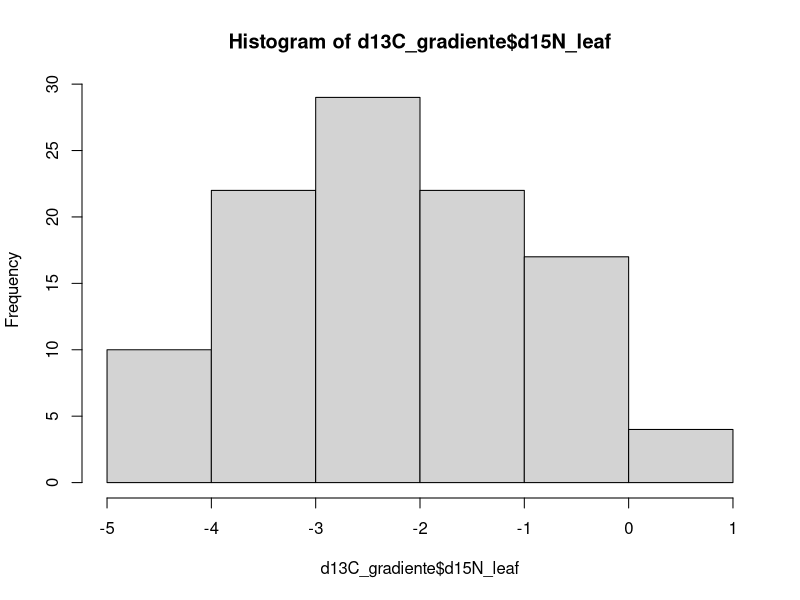
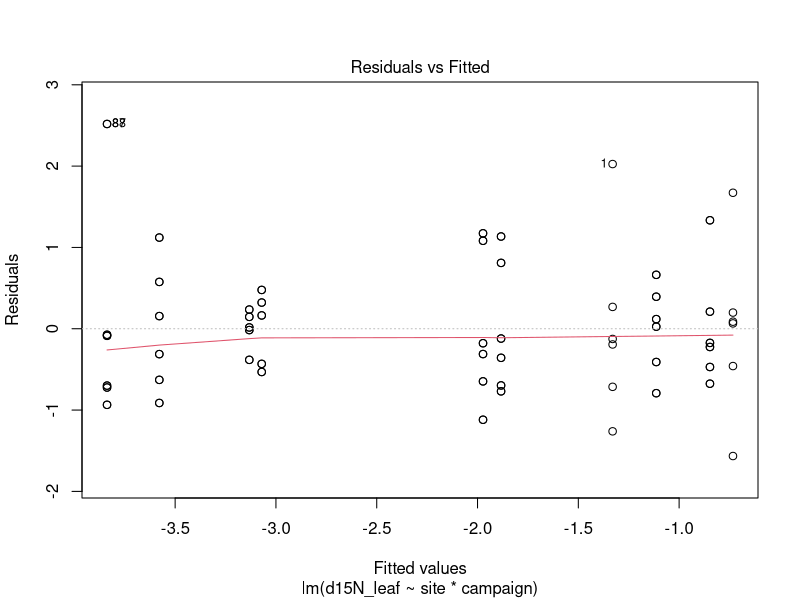
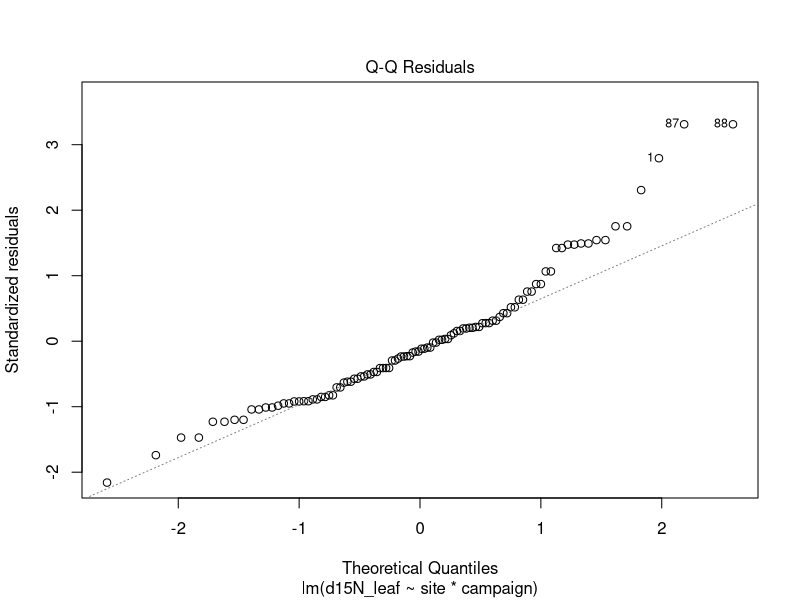
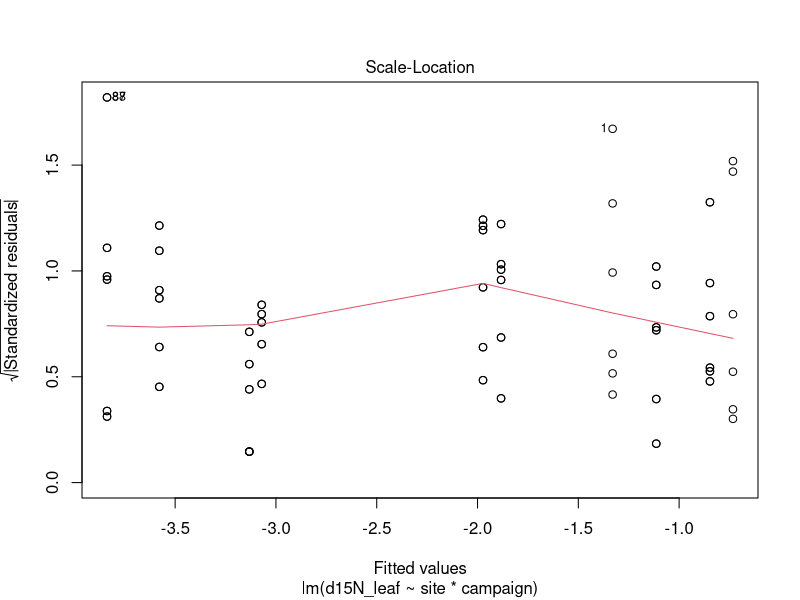
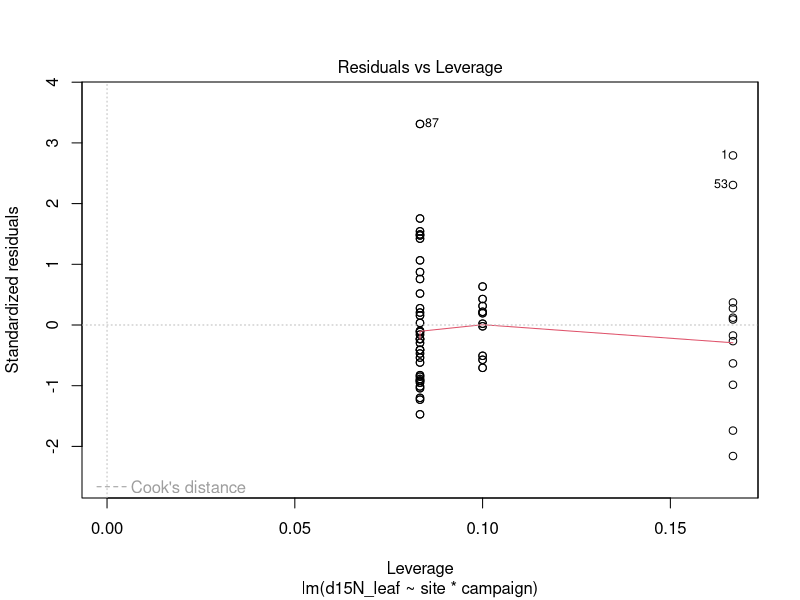
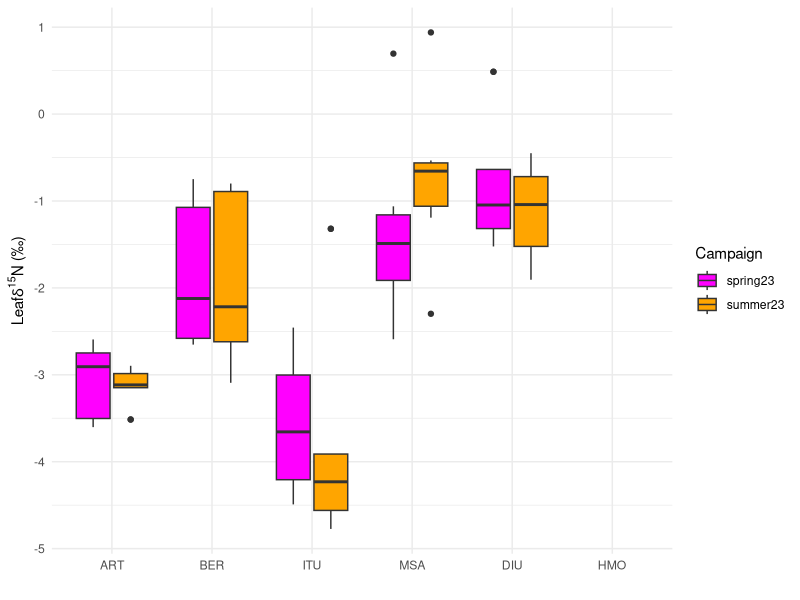
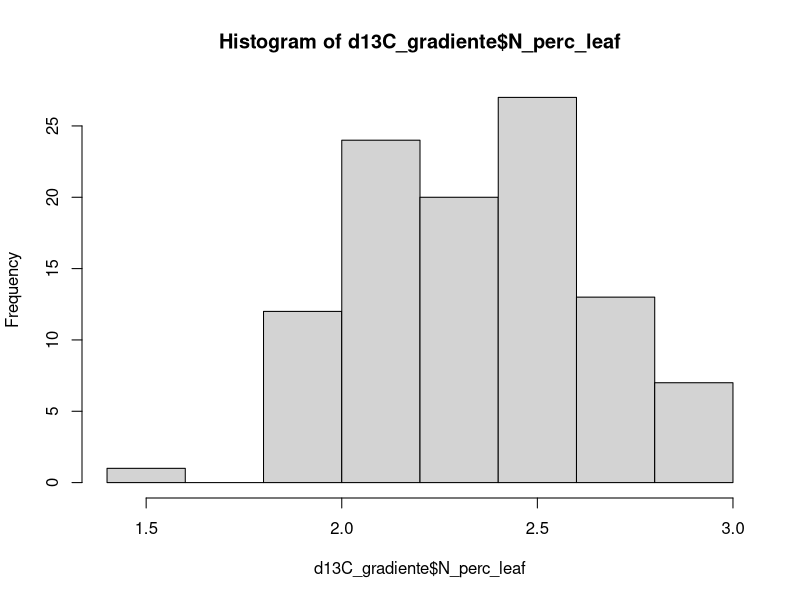
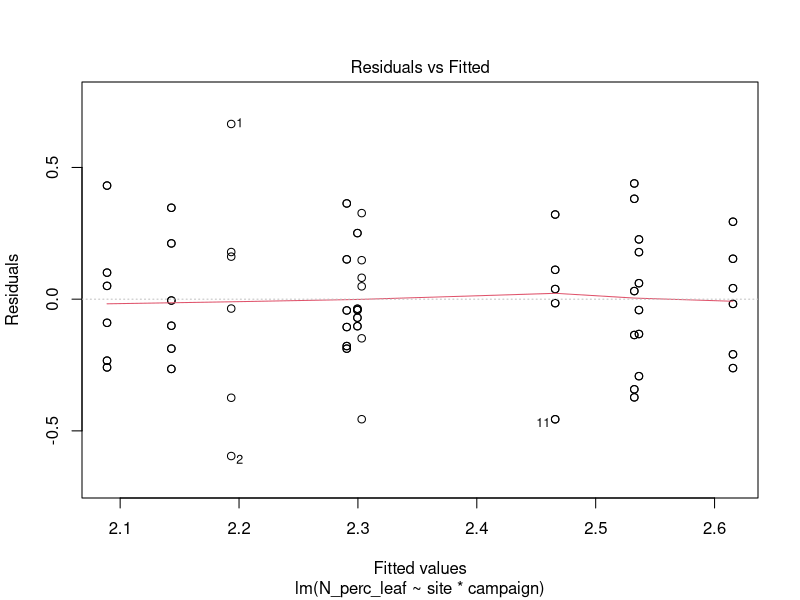

Recreate these plots in R, in order. (Note: this script raises an error after producing the figures.)
library(emmeans)
library(multcomp)
library(multcompView)
library(tidyverse)
library(ggsignif)

####1. Prepare the data####

# selection of data from the various campaigns and canopy positions is based on
# the results of the statistical analyses detailed in "quick_stats_plots"

d13CtreeRing <- read.csv("gradienteData/isotopes_gradiente_2023/Tabla_S2025-3401_mod.csv") %>% 
  full_join(read.csv("gradienteData/alturas_individuos/dbh_height.csv"),
             by = c("site", "tree")) %>% 
  filter(year == 2023) %>% 
  select(-c(year, perc_C)) %>%
  rename(d13C_ring23 = d13C_permil) %>% 
  relocate(d13C_ring23, .after = h_m)

d13CtrunkPh <- read.csv("gradienteData/isotopes_gradiente_2023/isotopes_base_phloem.csv") %>% 
  filter(sampling_date <= 20230701 | sampling_date >= 20230827) %>%
  mutate(campaign = ifelse(sampling_date <= 20230701, "spring23", "summer23")) %>% 
  select(-c(d15N_base_phloem)) |> 
  rename(d13C_trunk_ph = d13C_base_phloem)

d13Cleaf <- read.csv("gradienteData/isotopes_gradiente_2023/isotopes_leaf.csv") %>% 
  mutate(ratio_CN_leaf = C_perc_leaf/N_perc_leaf) %>% 
  filter(canopy_position == "shade_low") %>% 
  filter(sampling_date <= 20230731 | sampling_date >= 20230827) %>% 
  select(-c(weight_mg, canopy_position, canopy_position2, sampling_date))

d13CbranchPh <- read.csv("gradienteData/isotopes_gradiente_2023/isotopes_stem_phloem.csv") %>%
  filter(sampling_date <= 20230701 | sampling_date >= 20230827) %>%
  filter(canopy_position == "shade_low") %>%
  mutate(campaign = ifelse(sampling_date <= 20230701, "spring23", "summer23")) %>% 
  select(-c(d15N_stem_phloem, canopy_position, canopy_position2, sampling_date)) |> 
  rename(d13C_branch_ph = d13C_stem_phloem)

d13CleafPh <- read.csv("gradienteData/isotopes_gradiente_2023/isotopes_leaf_phloem.csv") |> 
  filter(sampling_date <= 20230701 | sampling_date >= 20230827) %>%
  mutate(campaign = ifelse(sampling_date <= 20230701, "spring23", "summer23")) %>% 
  select(-c(sampling_date))

d13C_gradiente <- full_join(d13CbranchPh, d13CtrunkPh, by = c("site", "tree", "campaign")) |> 
  full_join(d13Cleaf, by = c("site", "tree", "campaign")) |>
  full_join(d13CleafPh, by = c("site", "tree", "campaign")) |> 
  full_join(d13CtreeRing, by = c("site", "tree")) |> 
  relocate(c(dbh_cm, h_m, d13C_ring23), .after = campaign) |> 
  relocate(sampling_date, .after = campaign) |> 
  mutate(site = factor(site, levels = c("ART", "BER", "ITU", "MSA", "DIU", "HMO"))) |> 
  # remove a value of tree ring d13C where we have no other records
  filter(tree != "MSA7")

####2. Analyses####
#####2.1. Leaf stoichiometry#####
######2.1.1. d15N######
hist(d13C_gradiente$d15N_leaf)
modeld15N <- lm(d15N_leaf ~ site * campaign, data = d13C_gradiente)
plot(modeld15N)
summary(modeld15N)
anova(modeld15N)
modeld15N_means <- emmeans(modeld15N, ~ site)
model_means_cld <- cld(modeld15N_means, adjust = "sidak",
                       Letters = c("a", "b", "c", "d", "e", "f", "g"),
                       alpha = 0.05, sort = FALSE)
ggplot(d13C_gradiente, aes(x = site, y = d15N_leaf, fill = campaign)) +
  geom_boxplot(
    position = position_dodge2(width = 0.8, preserve = "single")) +
  scale_fill_manual(values=c("magenta1", "orange")) +
  labs(
    x = "",
    y = expression("Leaf" * delta^15 * "N (\u2030)"),
    fill = "Campaign"
  ) +
  theme_minimal()
######2.1.2. Nitrogen######
hist(d13C_gradiente$N_perc_leaf)
modelN <- lm(N_perc_leaf ~ site * campaign, data = d13C_gradiente)
plot(modelN)
summary(modelN)
anova(modelN)
modelN_means <- emmeans(modelN, ~ site)
model_means_cld <- cld(modelN_means, adjust = "sidak",
                       Letters = c("a", "b", "c", "d", "e", "f", "g"),
                       alpha = 0.05, sort = FALSE)
ggplot(d13C_gradiente, aes(x = site, y = N_perc_leaf, fill = campaign)) +
  geom_boxplot(
    position = position_dodge2(width = 0.8, preserve = "single")) +
  scale_fill_manual(values=c("magenta1", "orange")) +
  labs(
    x = "",
    y = expression("["*N[leaf]*"]"~("%")),
    fill = "Campaign"
  ) +
  theme_minimal()

######2.1.3. C:N######
hist(d13C_gradiente$ratio_CN_leaf)
modelratio <- lm(ratio_CN_leaf ~ site * campaign, data = d13C_gradiente)
plot(modelratio)
summary(modelratio)
anova(modelratio)
modelratio_means <- emmeans(modelratio, ~ site)
model_means_cld <- cld(modelratio_means, adjust = "sidak",
                       Letters = c("a", "b", "c", "d", "e", "f", "g"),
                       alpha = 0.05, sort = FALSE)
ggplot(d13C_gradiente, aes(x = site, y = ratio_CN_leaf, fill = campaign)) +
  geom_boxplot(
    position = position_dodge2(width = 0.8, preserve = "single")) +
  scale_fill_manual(values=c("magenta1", "orange")) +
  labs(
    x = "",
    y = expression("["*C[leaf]*"]/["*N[leaf]*"]"),
    fill = "Campaign"
  ) +
  theme_minimal()

#####2.2. d13C#####
######2.2.1 Leaf d13C######
hist(d13C_gradiente$d13C_leaf)
modeld13C_leaf <- lm(d13C_leaf ~ site * campaign, data = d13C_gradiente)
plot(modeld13C_leaf)
summary(modeld13C_leaf)
anova(modeld13C_leaf)
modeld13Cleaf_means <- emmeans(modeld13C_leaf, ~ site)
model_means_cld <- cld(modeld13Cleaf_means, adjust = "sidak",
                       Letters = c("a", "b", "c", "d", "e", "f", "g"),
                       alpha = 0.05, sort = FALSE)
ggplot(d13C_gradiente, aes(x = site, y = d13C_leaf, fill = campaign)) +
  geom_boxplot(
    position = position_dodge2(width = 0.8, preserve = "single")) +
  geom_signif(y_position=c(-27.1, -27.1, -26.5), xmin=c(0.65, 3.5, 0.65), 
              xmax=c(3.45, 5.5, 5.5), annotation=c("ns", "ns", "*"),
              tip_length=0.06, vjust = -0.2, textsize = 6, color="grey40") +
  scale_fill_manual(values=c("#EF476F", "#FFD166")) +
  ylim(-35, -26)+
  labs(
    x = "",
    y = expression("Bulk " * delta^13*C[leaf]~"(\u2030)"),
    fill = "Campaign"
  ) +
  theme(
    panel.background = element_blank(),
    plot.background  = element_blank(),
    panel.border = element_rect(color = "black",
                                fill = NA,
                                linewidth = .5),
    axis.line = element_blank(),
    axis.title.y = element_text(size = 15),
    axis.text.x  = element_text(size = 13),
    axis.text.y  = element_text(size = 12),
    legend.title = element_blank(),
    legend.text = element_text(size = 11),
    legend.position = c(0.98, 0.05),
    legend.justification = c("right", "bottom"),
    legend.background = element_blank(),
    legend.key = element_blank(),
    panel.grid = element_blank()
  )

######2.2.2 Branch phloem d13C######
hist(d13C_gradiente$d13C_branch_ph)
modeld13C_branch_ph <- lm(d13C_branch_ph ~ site * campaign, data = d13C_gradiente)
plot(modeld13C_branch_ph)
summary(modeld13C_branch_ph)
anova(modeld13C_branch_ph)
modeld13C_branch_ph_means <- emmeans(modeld13C_branch_ph, ~ site * campaign)
model_means_cld <- cld(modeld13C_branch_ph_means, adjust = "sidak",
                       Letters = c("a", "b", "c", "d", "e", "f", "g"),
                       alpha = 0.05, sort = FALSE)
ggplot(d13C_gradiente, aes(x = site, y = d13C_branch_ph, fill = campaign)) +
  geom_boxplot(
    position = position_dodge2(width = 0.8, preserve = "single")) +
  scale_fill_manual(values=c("#EF476F", "#FFD166")) +
  ylim(-35, -26)+
  labs(
    x = "",
    y = expression("Phloem " * delta^13*C[branch]~"(\u2030)"),
    fill = "Campaign"
  ) +
  theme(
    panel.background = element_blank(),
    plot.background  = element_blank(),
    panel.border = element_rect(color = "black",
                                fill = NA,
                                linewidth = .5),
    axis.line = element_blank(),
    axis.title.y = element_text(size = 15),
    axis.text.x  = element_text(size = 13),
    axis.text.y  = element_text(size = 12),
    legend.title = element_blank(),
    legend.text = element_text(size = 11),
    legend.position = c(0.98, 0.05),
    legend.justification = c("right", "bottom"),
    legend.background = element_blank(),
    legend.key = element_blank(),
    panel.grid = element_blank()
  )

######2.2.3 Stem phloem d13C######
hist(d13C_gradiente$d13C_stem_ph)
modeld13C_stem_ph <- lm(d13C_stem_ph ~ site * campaign, data = d13C_gradiente)
plot(modeld13C_stem_ph)
summary(modeld13C_stem_ph)
anova(modeld13C_stem_ph)
modeld13C_stem_ph_means <- emmeans(modeld13C_stem_ph, ~ site * campaign)
model_means_cld <- cld(modeld13C_stem_ph_means, adjust = "sidak",
                       Letters = c("a", "b", "c", "d", "e", "f", "g"),
                       alpha = 0.05, sort = FALSE)
ggplot(d13C_gradiente, aes(x = site, y = d13C_stem_ph, fill = campaign)) +
  geom_boxplot(
    position = position_dodge2(width = 0.8, preserve = "single")) +
  scale_fill_manual(values=c("#EF476F", "#FFD166")) +
  ylim(-35, -24)+
  labs(
    x = "",
    y = expression("Phloem " * delta^13*C[stem]~"(\u2030)"),
    fill = "Campaign"
  ) +
  theme(
    panel.background = element_blank(),
    plot.background  = element_blank(),
    panel.border = element_rect(color = "black",
                                fill = NA,
                                linewidth = .5),
    axis.line = element_blank(),
    axis.title.y = element_text(size = 15),
    axis.text.x  = element_text(size = 13),
    axis.text.y  = element_text(size = 12),
    legend.title = element_blank(),
    legend.text = element_text(size = 11),
    legend.position = c(0.98, 0.05),
    legend.justification = c("right", "bottom"),
    legend.background = element_blank(),
    legend.key = element_blank(),
    panel.grid = element_blank()
  )

######2.2.4 Ring cellulose d13C######
hist(d13C_gradiente$d13C_ring23)
modeld13C_ring <- lm(d13C_ring23 ~ site, data = d13C_gradiente)
plot(modeld13C_ring)
summary(modeld13C_ring)
anova(modeld13C_ring)
modeld13C_ring_means <- emmeans(modeld13C_ring, ~ site)
model_means_cld <- cld(modeld13C_ring_means, adjust = "sidak",
                       Letters = c("a", "b", "c", "d", "e", "f", "g"),
                       alpha = 0.05, sort = FALSE)
ggplot(d13C_gradiente, aes(x = site, y = d13C_ring23, fill = "#06D6A0")) +
  geom_boxplot(
    position = position_dodge2(width = 0.8, preserve = "single")) +
  ylim(-35, -24.3)+
  labs(
    x = "",
    y = expression("Cellulose " * delta^13*C[ring]~"(\u2030)"),
    ) +
  theme(
    panel.background = element_blank(),
    plot.background  = element_blank(),
    panel.border = element_rect(color = "black",
                                fill = NA,
                                linewidth = .5),
    axis.line = element_blank(),
    axis.title.y = element_text(size = 15),
    axis.text.x  = element_text(size = 13),
    axis.text.y  = element_text(size = 12),
    )

####3. Correlations####

summary(lm(d13C_branch_ph ~ d13C_leaf_ph * campaign, data = d13C_gradiente))
ggplot(d13C_gradiente, aes(x = d13C_leaf_ph, y = d13C_branch_ph)) +
  geom_smooth(aes(group = campaign, color = campaign),
    method = "lm", fill = "lightgrey", se = TRUE) +
  scale_color_manual(values=c("spring23" = "magenta1", "summer23" = "orange")) +
  geom_abline(slope = 1, interecept = 0, linetype = "dashed", color = "black") +
  geom_point(aes(fill = campaign, shape = site), size = 2.5, alpha = 0.5) +
  scale_shape_manual(values = c("ART" = 21, "BER" = 22, "ITU" = 23,
                                "MSA" = 24, "DIU" = 25)) +
  scale_fill_manual(values=c("magenta1", "orange")) +
  ylim(-34.5, -25.5) +
  xlim(-34.5, -25.5) +
  labs(
    x = expression(delta^13*C[leaf~phloem]~"(\u2030)"),
    y = expression(delta^13*C[branch~phloem]~"(\u2030)"),
  ) +
  theme(
    panel.background = element_blank(),
    plot.background  = element_blank(),
    panel.border = element_rect(color = "black",
                                fill = NA,
                                linewidth = .5),
    axis.line = element_blank(),
    axis.title.y = element_text(size = 15),
    axis.text.x  = element_text(size = 13),
    axis.text.y  = element_text(size = 12),
  )

  
